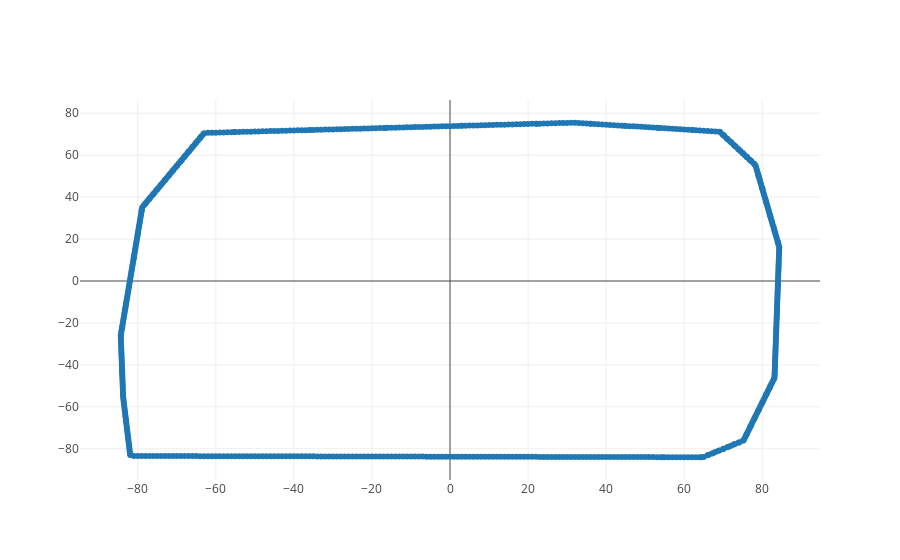

Write notebook code for a chart like this one.
### Code cell
plan = dicom.read_file("ZORDAN/dicom/RP.201611829.PAROIG sansB.dcm")
#print len(plan.BeamSequence[0].BlockSequence[0].BlockData)
bdata= [float(val) for val in plan.BeamSequence[0].BlockSequence[0].BlockData]
x=[]
y=[]

for i in np.arange(0, len(bdata)):
    if i %2  ==0:
        x.append(bdata[i])
    else: 
        y.append(bdata[i])
trace1 = go.Scatter(
    x = x,
    y = y,
    mode = 'markers', 
    name = 'Block edge', 
    )
data1 = [trace1]
fig1= go.Figure(data=data1)   
py.iplot(fig1)
#print plan.BeamSequence[0].BlockSequence[0].BlockData

### Figure 1 — Plotly figure (JSON) as saved in the notebook; plotly's stock layout.template omitted (floating-point values rounded to 4 significant figures; data arrays with more than 128 entries replaced by an {"elided": "..."} marker saying what was removed)
{"data": [{"mode": "markers", "name": "Block edge", "type": "scatter", "x": {"elided": "658 float values"}, "y": {"elided": "658 float values"}}], "layout": {}}
